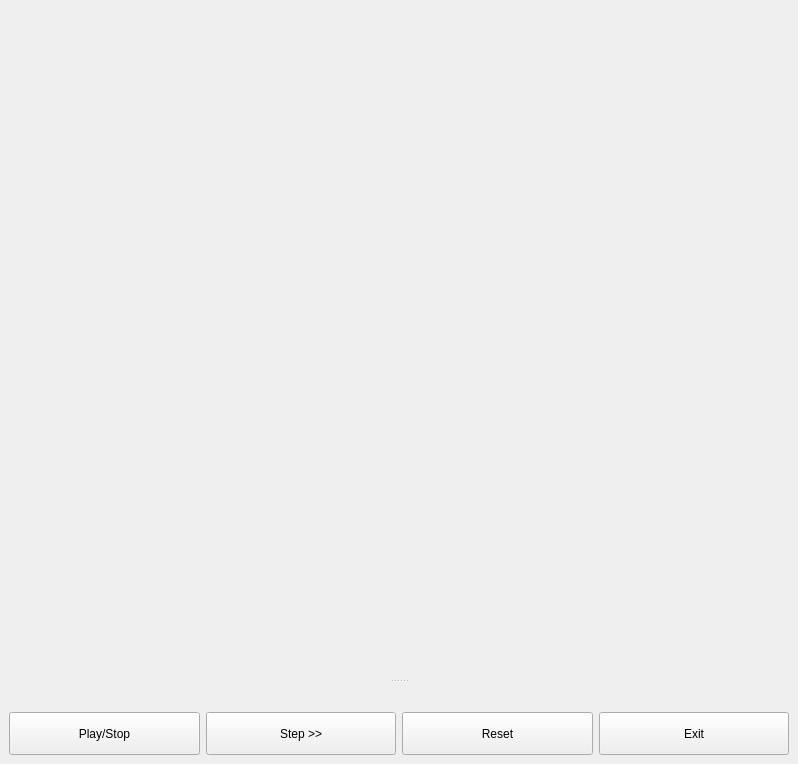
<?xml version="1.0" encoding="UTF-8"?>
<ui version="4.0">
 <class>MainWindow</class>
 <widget class="QMainWindow" name="MainWindow">
  <property name="geometry">
   <rect>
    <x>0</x>
    <y>0</y>
    <width>798</width>
    <height>764</height>
   </rect>
  </property>
  <property name="maximumSize">
   <size>
    <width>1000</width>
    <height>1000</height>
   </size>
  </property>
  <property name="windowTitle">
   <string>MainWindow</string>
  </property>
  <widget class="QWidget" name="centralwidget"/>
  <widget class="QDockWidget" name="dockWidget">
   <property name="sizePolicy">
    <sizepolicy hsizetype="Expanding" vsizetype="Fixed">
     <horstretch>0</horstretch>
     <verstretch>0</verstretch>
    </sizepolicy>
   </property>
   <property name="minimumSize">
    <size>
     <width>358</width>
     <height>80</height>
    </size>
   </property>
   <property name="maximumSize">
    <size>
     <width>50000</width>
     <height>50000</height>
    </size>
   </property>
   <property name="toolTipDuration">
    <number>-1</number>
   </property>
   <property name="features">
    <set>QDockWidget::NoDockWidgetFeatures</set>
   </property>
   <property name="allowedAreas">
    <set>Qt::BottomDockWidgetArea</set>
   </property>
   <attribute name="dockWidgetArea">
    <number>8</number>
   </attribute>
   <widget class="QWidget" name="dockWidgetContents">
    <property name="sizePolicy">
     <sizepolicy hsizetype="Expanding" vsizetype="Expanding">
      <horstretch>0</horstretch>
      <verstretch>0</verstretch>
     </sizepolicy>
    </property>
    <layout class="QHBoxLayout" name="horizontalLayout_2">
     <item>
      <layout class="QHBoxLayout" name="horizontalLayout" stretch="1,1,1,1">
       <property name="sizeConstraint">
        <enum>QLayout::SetMinAndMaxSize</enum>
       </property>
       <property name="leftMargin">
        <number>0</number>
       </property>
       <item>
        <widget class="QPushButton" name="pushButton_4">
         <property name="sizePolicy">
          <sizepolicy hsizetype="Expanding" vsizetype="Expanding">
           <horstretch>0</horstretch>
           <verstretch>0</verstretch>
          </sizepolicy>
         </property>
         <property name="text">
          <string>Play/Stop</string>
         </property>
        </widget>
       </item>
       <item>
        <widget class="QPushButton" name="pushButton_2">
         <property name="sizePolicy">
          <sizepolicy hsizetype="Expanding" vsizetype="Expanding">
           <horstretch>0</horstretch>
           <verstretch>0</verstretch>
          </sizepolicy>
         </property>
         <property name="text">
          <string>Step &gt;&gt;</string>
         </property>
        </widget>
       </item>
       <item>
        <widget class="QPushButton" name="pushButton_3">
         <property name="sizePolicy">
          <sizepolicy hsizetype="Expanding" vsizetype="Expanding">
           <horstretch>0</horstretch>
           <verstretch>0</verstretch>
          </sizepolicy>
         </property>
         <property name="text">
          <string>Reset</string>
         </property>
        </widget>
       </item>
       <item>
        <widget class="QPushButton" name="pushButton">
         <property name="sizePolicy">
          <sizepolicy hsizetype="Expanding" vsizetype="Expanding">
           <horstretch>0</horstretch>
           <verstretch>0</verstretch>
          </sizepolicy>
         </property>
         <property name="text">
          <string>Exit</string>
         </property>
        </widget>
       </item>
      </layout>
     </item>
    </layout>
   </widget>
  </widget>
 </widget>
 <resources/>
 <connections/>
</ui>
